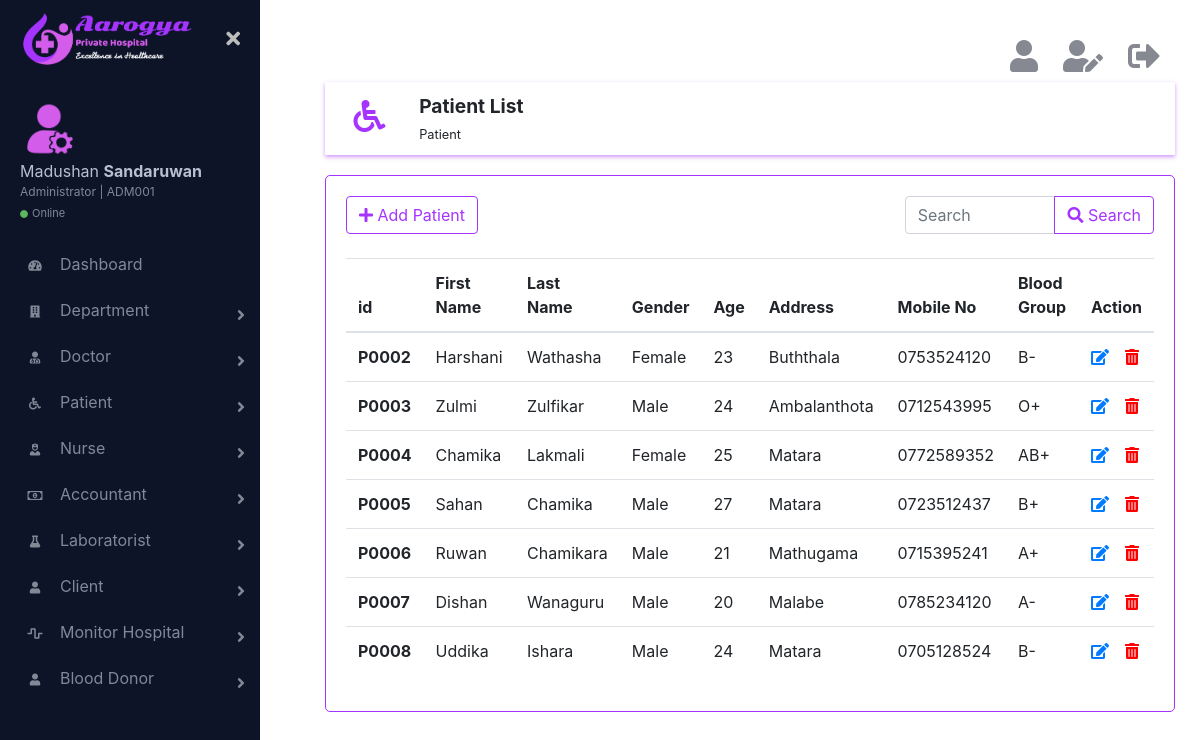
The app's page /html/patientList.php (signed in) with its own data.
### tables this page shows
CREATE TABLE IF NOT EXISTS `patient` (
  `id` char(5) NOT NULL,
  `firstName` varchar(20) NOT NULL,
  `lastName` varchar(20) NOT NULL,
  `gender` varchar(6) NOT NULL,
  `age` int(11) NOT NULL,
  `address` varchar(100) NOT NULL,
  `mobile` char(10) NOT NULL,
  `bloodGroup` varchar(3) NOT NULL,
  `is_deleted` int(11) NOT NULL,
  PRIMARY KEY (`id`)
);

### html/patientList.php (the view, shortened to what this page needs)
<?php
    require_once('../connection/connection.php');
?>
<!DOCTYPE html>
<html lang="en">
    <head>
        <link rel="stylesheet" href="../css/bootstrap.min.css">
        <link href="https://cdnjs.cloudflare.com/ajax/libs/font-awesome/5.10.0-11/css/all.css" rel="stylesheet">
        <link href="../css/main.css" rel="stylesheet">
    </head>
    <body>
        <div class="page-wrapper chiller-theme toggled">
            <?php
                require_once('sidebar.php');
            ?>
            <main class="page-content">
                <div class="container">
                    <?php
                        require_once('logoutbar.php');
                    ?>
                    <div class="row topic">
                        <div class="col-md-1 topic-logo">
                            <i class="fas fa-wheelchair fa-2x"></i>
                        </div>
                        <div class="col-md-11">
                            <span class="font-weight-bold"><big>Patient List</big><br><small>Patient</small></span>
                        </div>
                    </div>
                    <div class="row">
                        <div class="col-md-12 form">
                            <div class="row">
                                <div class="col-md-8">
                                    <a href="addPatient.php" ><button type="button" class="btn btn-outline-primary"><i class="fas fa-plus"></i>  Add Patient</button></a>
                                </div>
                                <div class="col-md-4">
                                    <form action="patientList.php" method="get">
                                        <div class="input-group">
                                            <input type="search" name="searchTxt" class="form-control" placeholder="Search">
                                            <div class="input-group-append">
                                                <button class="btn btn-outline-primary" type="submit" name="search"><i class="fas fa-search"></i> Search</button>
                                            </div>
                                        </div>
                                    </form>
                                </div>
                            </div>
                            <br>
                            <table class="table">
                              <thead>
                                  <tr>
                                      <th scope="col">id</th>
                                      <th scope="col">First Name</th>
                                      <th scope="col">Last Name</th>
                                      <th scope="col">Gender</th>
                                      <th scope="col">Age</th>
                                      <th scope="col">Address</th>
                                      <th scope="col">Mobile No</th>
                                      <th scope="col">Blood Group</th>
                                      <?php
                                        if($_SESSION['role'] != ''){
                                            echo "<th scope='col'>Action</th>";
                                        }
                                    ?>
                                  </tr>
                              </thead>
                              <tbody>
                                  <?php
                                    if(isset($_GET['search'])){
                                        $search =  mysqli_real_escape_string($con,$_GET['searchTxt']);
                                        $query = "SELECT * FROM `patient` WHERE `is_deleted` = 0 AND `id` LIKE '{$search}%' OR `firstName` LIKE '{$search}%' OR `lastName` LIKE '{$search}%' OR `gender` LIKE '{$search}%' OR `bloodGroup` LIKE '{$search}%' ORDER BY `id`";
                                    } else {
                                        $query = "SELECT * FROM `patient` WHERE `is_deleted` = 0 ORDER BY `id`";
                                    }
                                    $result_set = mysqli_query($con,$query);
                                    if (mysqli_num_rows($result_set) >= 1) {
                                        while($pat = mysqli_fetch_assoc($result_set)){
                                            echo "<tr>";
                                            echo "<th scope='row'>".$pat['id']."</th>";
                                            echo "<td>".$pat['firstName']."</td>";
                                            echo "<td>".$pat['lastName']."</td>";
                                            echo "<td>".$pat['gender']."</td>";
                                            echo "<td>".$pat['age']."</td>";
                                            echo "<td>".$pat['address']."</td>";
                                            echo "<td>".$pat['mobile']."</td>";
                                            echo "<td>".$pat['bloodGroup']."</td>";
                                            if($_SESSION['role'] != ''){
                                                echo "<td><a href=\"#\"><i class='fas fa-edit mr-3' data-toggle='tooltip' title='Edit'></i></a><a href='patientList.php?id={$pat['id']}' onclick=\"return confirm('Are you sure to delete this information ?');\"><i class='fas fa-trash-alt' data-toggle='tooltip' title='Delete' style='color:red;'></i></a></td>";
                                            }
                                            echo "</tr>";
                                        }
                                    } else {
                                        echo "<tr><td><h4 class='text-danger'>No records</h4></td></tr>";
                                    }
                                  ?>
                              </tbody>
                            </table>
                        </div>
                    </div>
                </div>
            </main>
        </div>
    </body>
    </html>

### css/main.css (style rules this page uses)
.page-wrapper { height: 100vh; }
@media screen and (min-width: 700px) { .page-wrapper.toggled .page-content { padding-left: 300px; } }
.page-wrapper .page-content { display: inline-block; width: 100%; padding-left: 0px; padding-top: 20px; }
.page-wrapper .page-content > div { padding: 20px 40px; }
.page-wrapper .page-content { overflow-x: hidden; }
.topic { box-shadow: 0 2px 4px rgba(165, 52, 254, 0.5); padding: 10px; }
.topic-logo { display: inline-block; text-align: center; color: rgb(165, 52, 254); margin-top: 8px; }
.form { margin-top: 20px; border: 1px solid rgb(165, 52, 254); border-radius: 5px; padding: 20px; }

### records on screen
patient: id "P0002", firstName "Harshani", lastName "Wathasha", gender "Female", age "23", address "Buththala", mobile "0753524120", bloodGroup "B-"
patient: id "P0003", firstName "Zulmi", lastName "Zulfikar", gender "Male", age "24", address "Ambalanthota", mobile "0712543995", bloodGroup "O+"
patient: id "P0004", firstName "Chamika", lastName "Lakmali", gender "Female", age "25", address "Matara", mobile "0772589352", bloodGroup "AB+"
patient: id "P0005", firstName "Sahan", lastName "Chamika", gender "Male", age "27", address "Matara", mobile "0723512437", bloodGroup "B+"
patient: id "P0006", firstName "Ruwan", lastName "Chamikara", gender "Male", age "21", address "Mathugama", mobile "0715395241", bloodGroup "A+"
patient: id "P0007", firstName "Dishan", lastName "Wanaguru", gender "Male", age "20", address "Malabe", mobile "0785234120", bloodGroup "A-"
patient: id "P0008", firstName "Uddika", lastName "Ishara", gender "Male", age "24", address "Matara", mobile "0705128524", bloodGroup "B-"

### other values on screen
$_SESSION['firstName'] "Madushan"
$_SESSION['lastName'] "Sandaruwan"
$_SESSION['id'] "ADM001"
